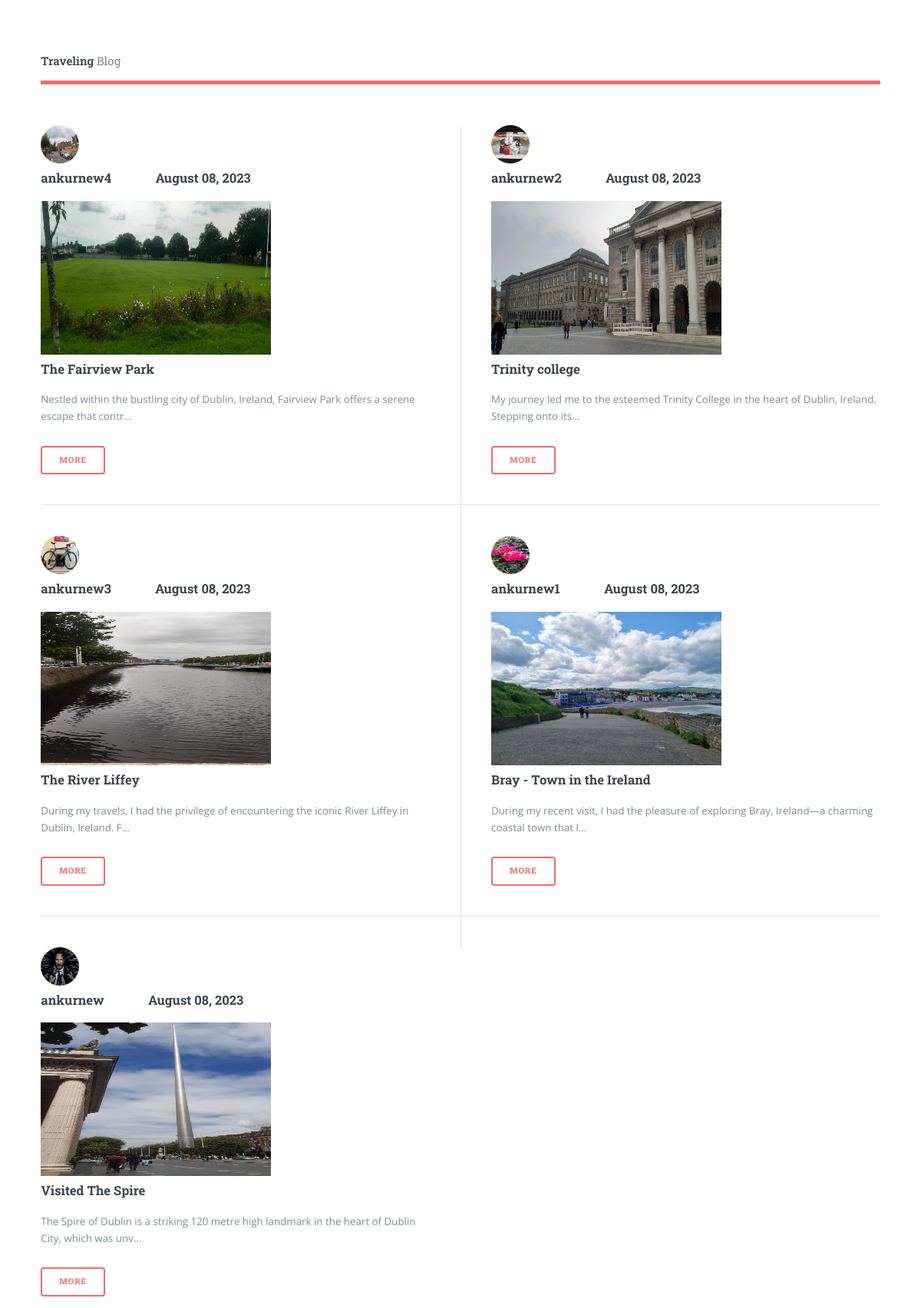
The page / on the database its author committed.
### firstweb/models.py (models this page shows, shortened)
class Post(models.Model):
    title = models.CharField(max_length=100)
    content = models.TextField()
    image = models.ImageField(upload_to='profile_pics', default='profile_pics/1.jpg')
    date_posted = models.DateTimeField(default = timezone.now)
    author = models.ForeignKey(User, on_delete = models.CASCADE)

### users/models.py (models this page shows, shortened)
class Profile(models.Model):
    user = models.OneToOneField(User,on_delete=models.CASCADE)
    image = models.ImageField(upload_to='profile_pics', default='profile_pics/1.jpg')

### firstweb/views.py (the view)
# urls.py: path('', PostListView.as_view(), name='home'),
class PostListView(ListView): # <app>/<model>_<view_type>.html -> naming convention for list view
    model = Post
    template_name = 'firstweb/home.html'
    context_object_name = 'posts'
    ordering = ['-date_posted']
    paginate_by = 5

### firstweb/templates/firstweb/home.html (shortened to what this page needs)
{% include 'firstweb/header.html' %}
{% load static %}
{% block content %}
    <section>
        <div class="posts">
            {% for post in posts %}
                <article>
                    <img class="rounded-circle" src="{{ post.author.profile.image.url }}" alt="Author Profile Image" height="50" width="50" />
                    <h3>
                        <a class="mr-2" href="{% url 'user-posts' post.author.username %}">{{ post.author }}</a>
                        {{ post.date_posted | date:"F d, Y" }}
                    </h3>
                    <img src="{{ post.image.url }}" height="200" width="300" alt="" />
                    <h3>{{ post.title }}</h3>
                    <p>
                        {% if post.content|length > 50 %}
                            {{ post.content|slice:":100" }}...
                        {% else %}
                            {{ post.content }}
                        {% endif %}
                    </p>
                    <ul class="actions">
                        <li><a href="{% url 'post-detail' post.id %}" class="button">More</a></li>
                    </ul>
                </article>
            {% endfor %}
        </div>
    </section>
</div>
</div>
</div>
</body>
</html>
{% endblock %}

### firstweb/templates/firstweb/header.html (shortened to what this page needs)
{% load static %}
<!DOCTYPE HTML>
<html>
	<head>
		<link rel="stylesheet" href="{% static 'firstweb/css/main1.css' %}" />
	</head>
	<body class="is-preload">
			<div id="wrapper">
					<div id="main">
						<div class="inner">
								<header id="header">
									<a href="{% url 'home' %}" class="logo"><strong>Traveling</strong> Blog</a>
								</header>

### firstweb/templates/firstweb/home.html (style rules this page uses)
.rounded-circle { border-radius: 50%; overflow: hidden; }

### rows shown on the page
Post: author.profile.image (picture), author "ankurnew4", date_posted "August 08, 2023", image (picture), title "The Fairview Park", content "Nestled within the bustling city of Dublin, Ireland, Fairview Park offers a serene escape that contr"
Post: author.profile.image (picture), author "ankurnew2", date_posted "August 08, 2023", image (picture), title "Trinity college", content "My journey led me to the esteemed Trinity College in the heart of Dublin, Ireland. Stepping onto its"
Post: author.profile.image (picture), author "ankurnew3", date_posted "August 08, 2023", image (picture), title "The River Liffey", content "During my travels, I had the privilege of encountering the iconic River Liffey in Dublin, Ireland. F"
Post: author.profile.image (picture), author "ankurnew1", date_posted "August 08, 2023", image (picture), title "Bray - Town in the Ireland", content "During my recent visit, I had the pleasure of exploring Bray, Ireland—a charming coastal town that l"
Post: author.profile.image (picture), author "ankurnew", date_posted "August 08, 2023", image (picture), title "Visited The Spire", content "The Spire of Dublin is a striking 120 metre high landmark in the heart of Dublin City, which was unv"
